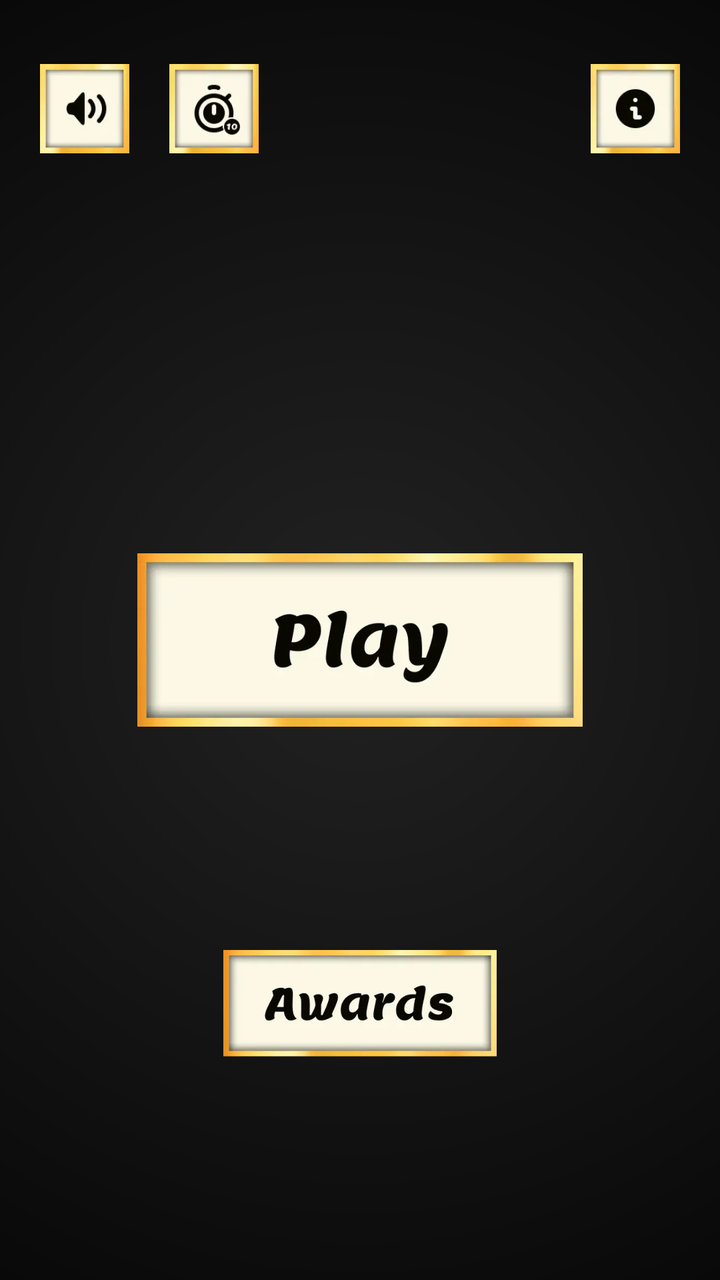
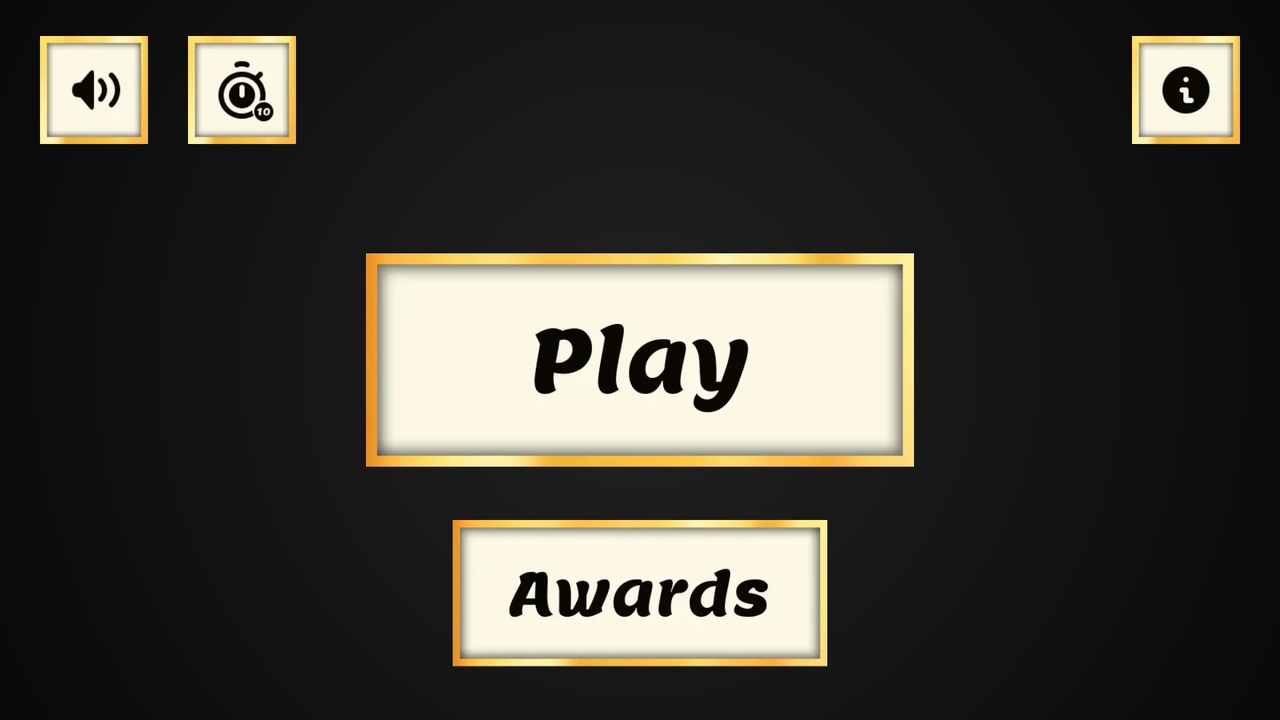

Two renders of one Android screen. The first uses the default layout on a phone; the second uses the alternative layout the repository ships for a different screen configuration, on a matching device. The two XML files are below.
<!-- AndroidManifest.xml: application theme Theme.SoccerUnlimited -->
<!-- res/layout/activity_welcome_game.xml -->
<?xml version="1.0" encoding="utf-8"?>
<androidx.constraintlayout.widget.ConstraintLayout xmlns:android="http://schemas.android.com/apk/res/android"
    xmlns:tools="http://schemas.android.com/tools"
    xmlns:app="http://schemas.android.com/apk/res-auto"
    android:id="@+id/main"
    android:layout_width="match_parent"
    android:layout_height="match_parent"
    tools:context=".ui.WelcomeGameActivity"
    android:background="@drawable/main_background">

    <androidx.constraintlayout.widget.Guideline
        android:id="@+id/hor5"
        android:layout_width="wrap_content"
        android:layout_height="wrap_content"
        android:orientation="horizontal"
        app:layout_constraintGuide_percent="0.05"
        />

    <androidx.constraintlayout.widget.Guideline
        android:id="@+id/hor12"
        android:layout_width="wrap_content"
        android:layout_height="wrap_content"
        android:orientation="horizontal"
        app:layout_constraintGuide_percent="0.12"
        />

    <ImageView
        android:id="@+id/btnSound"
        android:layout_width="0dp"
        android:layout_height="0dp"
        app:layout_constraintDimensionRatio="1:1"
        app:layout_constraintStart_toStartOf="parent"
        app:layout_constraintTop_toTopOf="@id/hor5"
        app:layout_constraintBottom_toBottomOf="@id/hor12"
        android:src="@drawable/icon_sound_on"
        android:layout_marginStart="20dp"
        />

    <ImageView
        android:id="@+id/btnTimer"
        android:layout_width="0dp"
        android:layout_height="0dp"
        app:layout_constraintDimensionRatio="1:1"
        app:layout_constraintStart_toEndOf="@id/btnSound"
        app:layout_constraintTop_toTopOf="@id/hor5"
        app:layout_constraintBottom_toBottomOf="@id/hor12"
        android:src="@drawable/icon_timer10"
        android:layout_marginStart="20dp"
        />

    <ImageView
        android:id="@+id/btnInfo"
        android:layout_width="0dp"
        android:layout_height="0dp"
        app:layout_constraintDimensionRatio="1:1"
        app:layout_constraintEnd_toEndOf="parent"
        app:layout_constraintTop_toTopOf="@id/hor5"
        app:layout_constraintBottom_toBottomOf="@id/hor12"
        android:src="@drawable/icon_info"
        android:layout_marginEnd="20dp"
        />

    <ImageView
        android:id="@+id/btnPlay"
        android:layout_width="0dp"
        android:layout_height="0dp"
        app:layout_constraintDimensionRatio="3:1"
        app:layout_constraintStart_toStartOf="parent"
        app:layout_constraintEnd_toEndOf="parent"
        app:layout_constraintTop_toTopOf="parent"
        app:layout_constraintBottom_toBottomOf="parent"
        android:layout_marginHorizontal="50dp"
        android:src="@drawable/btn_play"
        />

    <ImageView
        android:id="@+id/btnAwards"
        android:layout_width="0dp"
        android:layout_height="0dp"
        app:layout_constraintDimensionRatio="3:1"
        app:layout_constraintStart_toStartOf="parent"
        app:layout_constraintEnd_toEndOf="parent"
        app:layout_constraintTop_toBottomOf="@id/btnPlay"
        app:layout_constraintBottom_toBottomOf="parent"
        android:layout_marginHorizontal="100dp"
        android:src="@drawable/btn_awards"
        />

</androidx.constraintlayout.widget.ConstraintLayout>
<!-- resources referenced by this layout -->
<resources>
  <!-- drawable btn_awards: png bitmap (drawable, 23206 bytes) -->
  <!-- drawable btn_play: png bitmap (drawable, 34789 bytes) -->
  <!-- drawable icon_info: png bitmap (drawable, 7408 bytes) -->
  <!-- drawable icon_sound_on: png bitmap (drawable, 7518 bytes) -->
  <!-- drawable icon_timer10: png bitmap (drawable, 8756 bytes) -->
  <!-- drawable main_background (drawable) -->
  <?xml version="1.0" encoding="utf-8"?>
  <shape android:shape="rectangle" xmlns:android="http://schemas.android.com/apk/res/android">
  
      <gradient
          android:type="radial"
          android:startColor="#222222"
          android:endColor="#000000"
          android:gradientRadius="500dp"
          />
  
  </shape>
  <style name="Theme.SoccerUnlimited" parent="Base.Theme.SoccerUnlimited" />
  <style name="Base.Theme.SoccerUnlimited" parent="Theme.Material3.DayNight.NoActionBar">
          
          
      </style>
</resources>
<!-- res/layout-land/activity_welcome_game.xml (the repository's variant of the layout above) -->
<!-- drawn on the phone turned sideways -->
<?xml version="1.0" encoding="utf-8"?>
<androidx.constraintlayout.widget.ConstraintLayout xmlns:android="http://schemas.android.com/apk/res/android"
    xmlns:tools="http://schemas.android.com/tools"
    xmlns:app="http://schemas.android.com/apk/res-auto"
    android:id="@+id/main"
    android:layout_width="match_parent"
    android:layout_height="match_parent"
    tools:context=".ui.WelcomeGameActivity"
    android:background="@drawable/main_background">

    <androidx.constraintlayout.widget.Guideline
        android:id="@+id/hor5"
        android:layout_width="wrap_content"
        android:layout_height="wrap_content"
        android:orientation="horizontal"
        app:layout_constraintGuide_percent="0.05"
        />

    <androidx.constraintlayout.widget.Guideline
        android:id="@+id/hor12"
        android:layout_width="wrap_content"
        android:layout_height="wrap_content"
        android:orientation="horizontal"
        app:layout_constraintGuide_percent="0.2"
        />

    <androidx.constraintlayout.widget.Guideline
        android:id="@+id/vert25"
        android:layout_width="wrap_content"
        android:layout_height="wrap_content"
        android:orientation="vertical"
        app:layout_constraintGuide_percent="0.25"
        />

    <androidx.constraintlayout.widget.Guideline
        android:id="@+id/vert75"
        android:layout_width="wrap_content"
        android:layout_height="wrap_content"
        android:orientation="vertical"
        app:layout_constraintGuide_percent="0.75"
        />

    <ImageView
        android:id="@+id/btnSound"
        android:layout_width="0dp"
        android:layout_height="0dp"
        app:layout_constraintDimensionRatio="1:1"
        app:layout_constraintStart_toStartOf="parent"
        app:layout_constraintTop_toTopOf="@id/hor5"
        app:layout_constraintBottom_toBottomOf="@id/hor12"
        android:src="@drawable/icon_sound_on"
        android:layout_marginStart="20dp"
        />

    <ImageView
        android:id="@+id/btnTimer"
        android:layout_width="0dp"
        android:layout_height="0dp"
        app:layout_constraintDimensionRatio="1:1"
        app:layout_constraintStart_toEndOf="@id/btnSound"
        app:layout_constraintTop_toTopOf="@id/hor5"
        app:layout_constraintBottom_toBottomOf="@id/hor12"
        android:src="@drawable/icon_timer10"
        android:layout_marginStart="20dp"
        />

    <ImageView
        android:id="@+id/btnInfo"
        android:layout_width="0dp"
        android:layout_height="0dp"
        app:layout_constraintDimensionRatio="1:1"
        app:layout_constraintEnd_toEndOf="parent"
        app:layout_constraintTop_toTopOf="@id/hor5"
        app:layout_constraintBottom_toBottomOf="@id/hor12"
        android:src="@drawable/icon_info"
        android:layout_marginEnd="20dp"
        />

    <ImageView
        android:id="@+id/btnPlay"
        android:layout_width="0dp"
        android:layout_height="0dp"
        app:layout_constraintDimensionRatio="3:1"
        app:layout_constraintStart_toStartOf="@id/vert25"
        app:layout_constraintEnd_toEndOf="@id/vert75"
        app:layout_constraintTop_toTopOf="parent"
        app:layout_constraintBottom_toBottomOf="parent"
        android:src="@drawable/btn_play"
        />

    <ImageView
        android:id="@+id/btnAwards"
        android:layout_width="0dp"
        android:layout_height="0dp"
        app:layout_constraintDimensionRatio="3:1"
        app:layout_constraintStart_toStartOf="@id/btnPlay"
        app:layout_constraintEnd_toEndOf="@id/btnPlay"
        app:layout_constraintTop_toBottomOf="@id/btnPlay"
        app:layout_constraintBottom_toBottomOf="parent"
        android:layout_marginHorizontal="50dp"
        android:src="@drawable/btn_awards"
        />

</androidx.constraintlayout.widget.ConstraintLayout>
